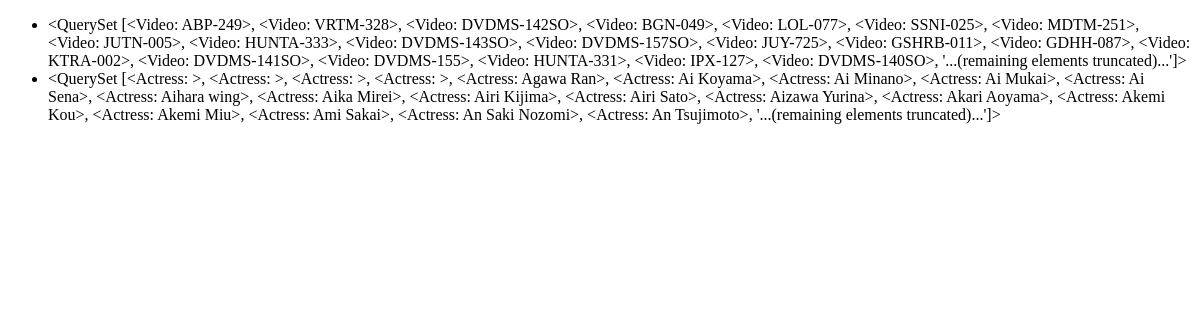
Page /my_av/videos/ on the earlier database version.
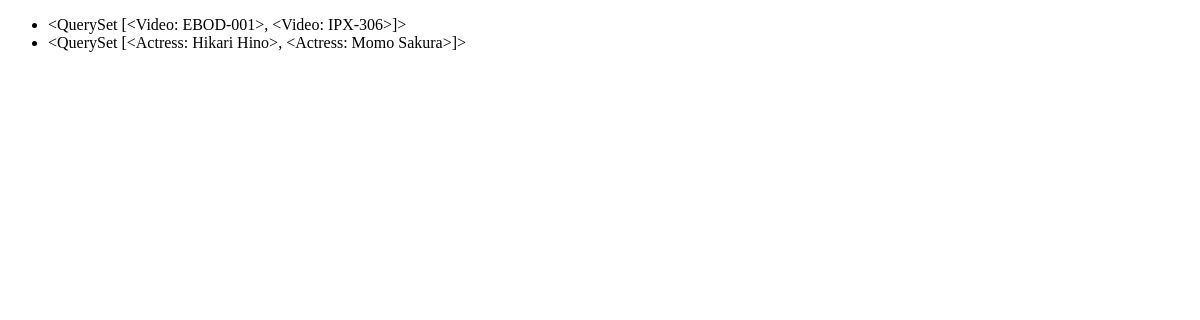
Same page on the later database version.
### my_av/models.py (models this page shows)
class Video(models.Model):
    title = models.CharField(max_length=200, null=True, blank=True)
    sample_url = models.URLField(null=True, blank=True)
    plot = models.CharField(max_length=3000, null=True, blank=True)
    runtime = models.IntegerField(null=True, blank=True)
    fanart_url = models.URLField(null=True, blank=True)
    poster_url = models.URLField(null=True, blank=True)
    dvd_id = models.CharField(max_length=200)
    release_date = models.DateField(null=True, blank=True)
    actress = models.ManyToManyField(Actress, blank=True)
    genre = models.ManyToManyField(Genre, blank=True)
    file_path = models.CharField(max_length=500)
    def __str__(self):
        return self.dvd_id

class Actress(models.Model):
    name = models.CharField(max_length=200, blank=True)
    art_url = models.URLField(null=True, blank=True)
    def __str__(self):
        return self.name

### my_av/views.py (the view)
# urls.py: path('videos/', MovieList.as_view()),
class MovieList(ListView):
    queryset = Video.objects.all()
    def get_context_data(self, **kwargs):
        context = super().get_context_data(**kwargs)
        context.update({
            'actress_list': ActressList.queryset,
        })
        return context

### my_av/templates/my_av/video_list.html (shortened to what this page needs)
<!DOCTYPE html>
<html lang="en">
<head>
</head>
<body>
<ul>
    <li>{{ object_list }}</li>
    <li>{{ actress_list }}</li>
</ul>
</body>
</html>

Differences in the rows shown:
removed Video: dvd.dvd_id "<QuerySet [<Video: ABP-249>, <Video: VRTM-328>, <Video: DVDMS-142SO>, <Video: BGN-049>, <Video: LOL-077>, <Video: SSNI-025>, <Video: MDTM-251>, <Video: JUTN-005>, <Video: HUNTA-333>, <Video: DVDMS-143SO>, <Video: DVDMS-157SO>, <Video: JUY-725>, <Video: GSHRB-011>, <Video: GDHH-087>, <Video: KTRA-002>, <Video: DVDMS-141SO>, <Video: DVDMS-155>, <Video: HUNTA-331>, <Video: IPX-127>, <Video: DVDMS-140SO>, '...(remaining elements truncated)...']>"
removed Actress: name.name "<QuerySet [<Actress: >, <Actress: >, <Actress: >, <Actress: >, <Actress: Agawa Ran>, <Actress: Ai Koyama>, <Actress: Ai Minano>, <Actress: Ai Mukai>, <Actress: Ai Sena>, <Actress: Aihara wing>, <Actress: Aika Mirei>, <Actress: Airi Kijima>, <Actress: Airi Sato>, <Actress: Aizawa Yurina>, <Actress: Akari Aoyama>, <Actress: Akemi Kou>, <Actress: Akemi Miu>, <Actress: Ami Sakai>, <Actress: An Saki Nozomi>, <Actress: An Tsujimoto>, '...(remaining elements truncated)...']>"
added Video: dvd.dvd_id "<QuerySet [<Video: EBOD-001>, <Video: IPX-306>]>"
added Actress: name.name "<QuerySet [<Actress: Hikari Hino>, <Actress: Momo Sakura>]>"
